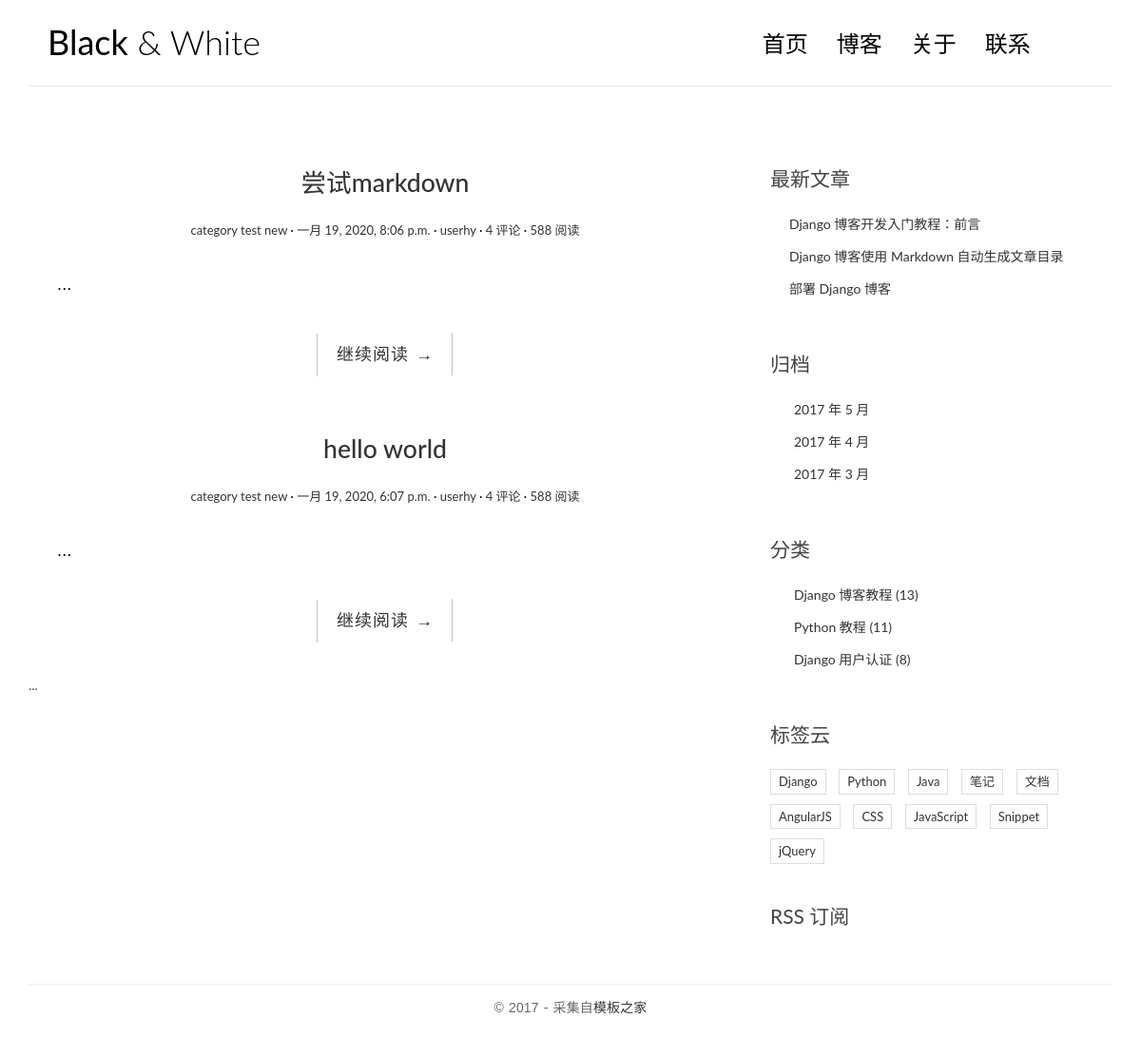
Before: / with the older database file.
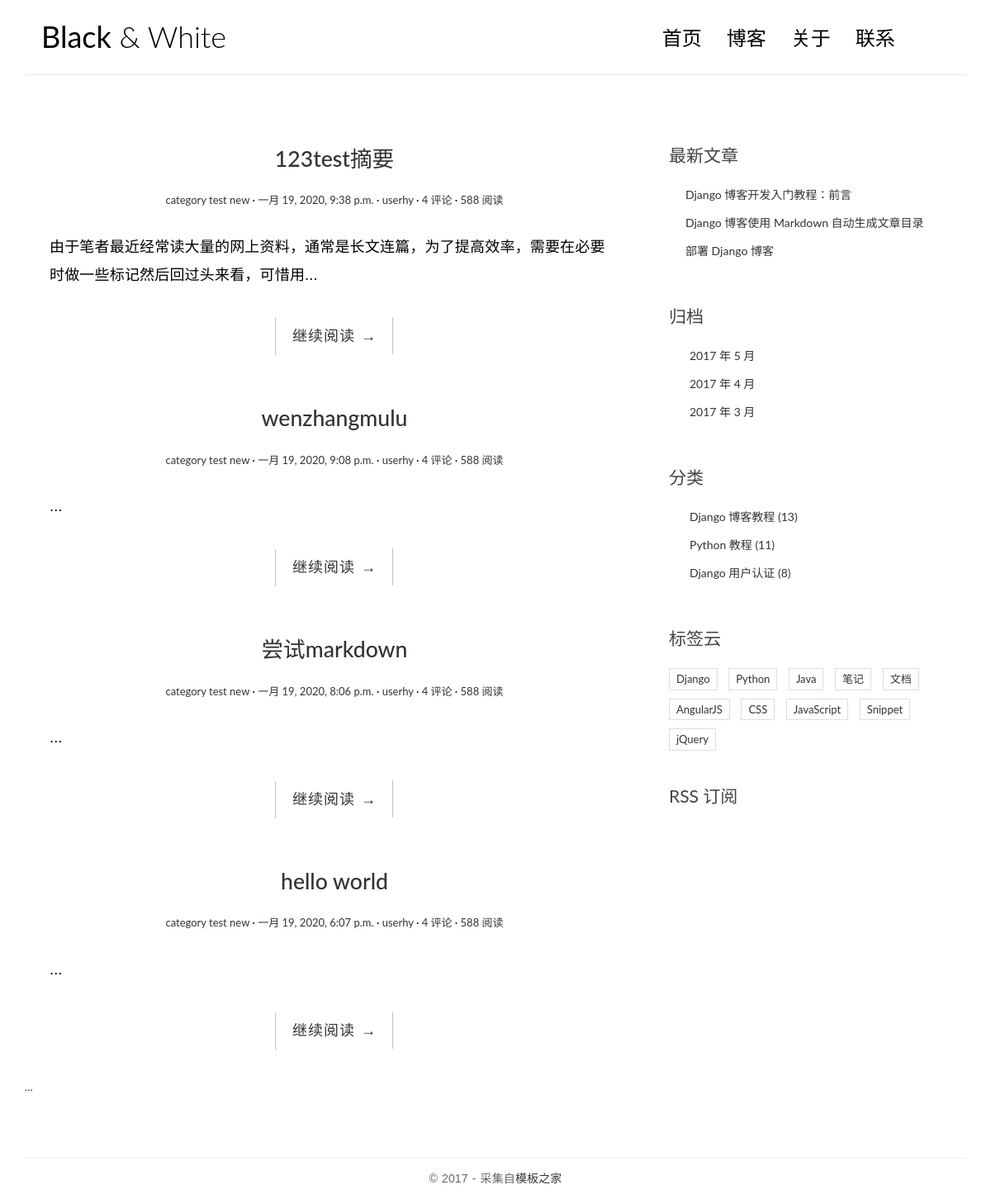
After: the same page with the newer database file.
### blog/models.py (models this page shows, shortened)
class Post(models.Model):
    title = models.CharField('标题', max_length=70)
    body = models.TextField('正文')
    created_time = models.DateTimeField('创建时间', default=timezone.now)
    modified_time = models.DateTimeField('修改时间')
    excerpt = models.CharField('摘要', max_length=200, blank=True)
    category = models.ForeignKey(Category, verbose_name='分类', on_delete=models.CASCADE)
    tags = models.ManyToManyField(Tag, verbose_name='标签', blank=True)
    author = models.ForeignKey(User, verbose_name='作者', on_delete=models.CASCADE)
    def get_absolute_url(self):
        return reverse('blog:detail', kwargs = {'pk': self.pk})
    class Meta:
        verbose_name = '文章'
        verbose_name_plural = verbose_name

class Category(models.Model):
    name = models.CharField(max_length=100)
    class Meta:
        verbose_name = '分类'
        verbose_name_plural = verbose_name

### blog/views.py (the view)
# urls.py: path('', views.index, name='index'),
def index(request):
    post_list = Post.objects.all().order_by('-created_time')
    return render(request, 'blog/index.html', context={'post_list': post_list})

### templates/blog/index.html (shortened to what this page needs)
{% extends 'base.html' %}
{% load static %}
{% block main %}
    {% for post in post_list %}
        <article class="post post-{{ post.pk }}">
            <header class="entry-header">
                <h1 class="entry-title">
                    <a href="{{ post.get_absolute_url }}">{{ post.title }}</a></h1>
                <div class="entry-meta">
                    <span class="post-category"><a href="#">{{ post.category.name }}</a></span>
                    <span class="post-date"><a href="#"><time class="entry-date"
                                                              datetime="{{ post.created_time }}">{{ post.created_time }}</time></a></span>
                    <span class="post-author"><a href="#">{{ post.author }}</a></span>
                    <span class="comments-link"><a href="#">4 评论</a></span>
                    <span class="views-count"><a href="#">588 阅读</a></span>
                </div>
            </header>
            <div class="entry-content clearfix">
                <p>{{ post.excerpt }}...</p>
                <div class="read-more cl-effect-14">
                    <a href="{{ post.get_absolute_url }}" class="more-link">继续阅读 <span
                            class="meta-nav">→</span></a>
                </div>
            </div>
        </article>
    {% empty %}
        <div class="no-post">暂时还没有发布的文章！</div>
    {% endfor %}
    <div class="pagination">
        ...
    </div>
{% endblock main %}

### templates/base.html (shortened to what this page needs)
{% load static %}
<!DOCTYPE html>
<html>
<head>
    <link rel="stylesheet" href="http://code.ionicframework.com/ionicons/2.0.1/css/ionicons.min.css">
    <link rel="stylesheet" href="{% static 'blog/css/bootstrap.min.css' %}">
    <link rel="stylesheet" href="{% static 'blog/css/pace.css' %}">
    <link rel="stylesheet" href="{% static 'blog/css/custom.css' %}">
    <link href="https://cdn.bootcss.com/highlight.js/9.15.8/styles/github.min.css" rel="stylesheet">
</head>
<body>
<div class="container">
    <header id="site-header">
        <div class="row">
            <div class="col-md-4 col-sm-5 col-xs-8">
                <div class="logo">
                    <h1><a href="index.html"><b>Black</b> &amp; White</a></h1>
                </div>
            </div>
            <div class="col-md-8 col-sm-7 col-xs-4">
                <nav class="main-nav" role="navigation">
                    <div class="collapse navbar-collapse" id="bs-example-navbar-collapse-1">
                        <ul class="nav navbar-nav navbar-right">
                            <li class="cl-effect-11"><a href="index.html" data-hover="首页">首页</a></li>
                            <li class="cl-effect-11"><a href="full-width.html" data-hover="博客">博客</a></li>
                            <li class="cl-effect-11"><a href="about.html" data-hover="关于">关于</a></li>
                            <li class="cl-effect-11"><a href="contact.html" data-hover="联系">联系</a></li>
                        </ul>
                    </div>
                </nav>
            </div>
        </div>
    </header>
</div>
<div class="content-body">
    <div class="container">
        <div class="row">
            <main class="col-md-8">
                {% block main %}
                {% endblock main %}
            </main>
            <aside class="col-md-4">
                <div class="widget widget-recent-posts">
                    <h3 class="widget-title">最新文章</h3>
                    <ul>
                        <li>
                            <a href="#">Django 博客开发入门教程：前言</a>
                        </li>
                        <li>
                            <a href="#">Django 博客使用 Markdown 自动生成文章目录</a>
                        </li>
                        <li>
                            <a href="#">部署 Django 博客</a>
                        </li>
                    </ul>
                </div>
                <div class="widget widget-archives">
                    <h3 class="widget-title">归档</h3>
                    <ul>
                        <li>
                            <a href="#">2017 年 5 月</a>
                        </li>
                        <li>
                            <a href="#">2017 年 4 月</a>
                        </li>
                        <li>
                            <a href="#">2017 年 3 月</a>
                        </li>
                    </ul>
                </div>
                <div class="widget widget-category">
                    <h3 class="widget-title">分类</h3>
                    <ul>
                        <li>
                            <a href="#">Django 博客教程 <span class="post-count">(13)</span></a>
                        </li>
                        <li>
                            <a href="#">Python 教程 <span class="post-count">(11)</span></a>
                        </li>
                        <li>
                            <a href="#">Django 用户认证 <span class="post-count">(8)</span></a>
                        </li>
                    </ul>
                </div>
                <div class="widget widget-tag-cloud">
                    <h3 class="widget-title">标签云</h3>
                    <ul>
                        <li>
                            <a href="#">Django</a>
                        </li>
                        <li>
                            <a href="#">Python</a>
                        </li>
                        <li>
                            <a href="#">Java</a>
                        </li>
                        <li>
                            <a href="#">笔记</a>
                        </li>
                        <li>
                            <a href="#">文档</a>
                        </li>
                        <li>
                            <a href="#">AngularJS</a>
                        </li>
                        <li>
                            <a href="#">CSS</a>
                        </li>
                        <li>
                            <a href="#">JavaScript</a>
                        </li>
                        <li>
                            <a href="#">Snippet</a>
                        </li>
                        <li>
                            <a href="#">jQuery</a>
                        </li>
                    </ul>
                </div>
                <div class="rss">
                    <a href=""> RSS 订阅</a>
                </div>
            </aside>
        </div>
    </div>
</div>
<footer id="site-footer">
    <div class="container">
        <div class="row">
            <div class="col-md-12">
                <p class="copyright">&copy 2017 - 采集自<a href="http://www.cssmoban.com/"
                                                        target="_blank" title="模板之家">模板之家</a>
                </p>
            </div>
        </div>
    </div>
</footer>
</body>
</html>

### blog/static/blog/css/custom.css (style rules this page uses)
* { outline: none; }
h1, h2, h3, h4, h5, h6 { margin-top: 0; }
b { font-weight: 400; }
a { color: #333; }
body { color: #444; font-family: 'Lato', sans-serif; }
p { font-family: 'Ubuntu', sans-serif; font-weight: 400; word-spacing: 1px; letter-spacing: 0.01em; }
#site-header { background-color: #FFF; padding: 25px 20px; margin-bottom: 40px; border-bottom: 1px solid #e7e7e7; }
.logo h1 a { color: #000; }
.logo h1 { margin: 0; font-family: 'Lato', sans-serif; font-weight: 300; }
.main-nav { margin-top: 11px; max-width: 95%; }
.main-nav a { color: #000000 !important; padding: 0 0 5px 0 !important; margin-right: 30px; font-family: 'Lato', sans-serif; font-weight: 300; font-size: 24px; }
.cl-effect-11 a { padding: 10px 0; color: #0972b4; text-shadow: none; }
.cl-effect-11 a::before { position: absolute; top: 0; left: 0; overflow: hidden; padding: 0 0 5px 0 !important; max-width: 0; border-bottom: 1px solid #000; color: #000; content: attr(data-hover); white-space: nowrap; -webkit-transition: max-width 0.5s; -moz-transition: max-width 0.5s; transition: max-width 0.5s; }
.content-body { padding-bottom: 4em; }
.post { background: #fff; padding: 30px 30px 0; }
.entry-title { text-align: center; font-size: 1.9em; margin-bottom: 20px; line-height: 1.6; padding: 10px 20px 0; }
.entry-meta { text-align: center; color: #DDDDDD; font-size: 13px; margin-bottom: 30px; }
.entry-content { font-size: 18px; line-height: 1.9; font-weight: 300; color: #000; }
.post-category::after, .post-date::after, .post-author::after, .comments-link::after { content: ' ·'; color: #000; }
.read-more { font-family: 'Ubuntu', sans-serif; font-weight: 400; word-spacing: 1px; letter-spacing: 0.01em; text-align: center; margin-top: 20px; }
.cl-effect-14 a { padding: 0 20px; height: 45px; line-height: 45px; position: relative; display: inline-block; margin: 15px 25px; letter-spacing: 1px; font-weight: 400; text-shadow: 0 0 1px rgba(255, 255, 255, 0.3); }
.cl-effect-14 a::before, .cl-effect-14 a::after { position: absolute; width: 45px; height: 1px; background: #C3C3C3; content: ''; -webkit-transition: all 0.3s; -moz-transition: all 0.3s; transition: all 0.3s; pointer-events: none; }
.cl-effect-14 a::before { top: 0; left: 0; -webkit-transform: rotate(90deg); -moz-transform: rotate(90deg); transform: rotate(90deg); -webkit-transform-origin: 0 0; -moz-transform-origin: 0 0; transform-origin: 0 0; }
.cl-effect-14 a::after { right: 0; bottom: 0; -webkit-transform: rotate(90deg); -moz-transform: rotate(90deg); transform: rotate(90deg); -webkit-transform-origin: 100% 0; -moz-transform-origin: 100% 0; transform-origin: 100% 0; }
.widget { background: #fff; padding: 30px 0 0; }
.widget-title { font-size: 1.5em; margin-bottom: 20px; line-height: 1.6; padding: 10px 0 0; font-weight: 400; }
.widget-recent-posts ul { padding: 0; margin: 0; padding-left: 20px; }
.widget-recent-posts ul li { list-style-type: none; position: relative; line-height: 170%; margin-bottom: 10px; }
.widget-recent-posts ul li::before { content: '\f3d3'; font-family: "Ionicons"; position: absolute; left: -17px; top: 3px; font-size: 16px; color: #000; }
.widget-archives ul { padding: 0; margin: 0; padding-left: 25px; }
.widget-archives ul li { list-style-type: none; position: relative; line-height: 170%; margin-bottom: 10px; }
.widget-archives ul li::before { content: '\f3f3'; font-family: "Ionicons"; position: absolute; left: -25px; top: 1px; font-size: 16px; color: #000; }
.widget-category ul { padding: 0; margin: 0; padding-left: 25px; }
.widget-category ul li { list-style-type: none; position: relative; line-height: 170%; margin-bottom: 10px; }
.widget-category ul li::before { content: '\f3fe'; font-family: "Ionicons"; position: absolute; left: -25px; top: 1px; font-size: 18px; color: #000; }
.widget-tag-cloud ul { padding: 0; margin: 0; margin-right: -10px; }
.widget-tag-cloud ul li { list-style-type: none; font-size: 13px; display: inline-block; margin-right: 10px; margin-bottom: 10px; padding: 3px 8px; border: 1px solid #ddd; }
.rss { font-size: 21px; margin-top: 30px; }
.rss a { color: #444; }
#site-footer { padding-top: 10px; padding: 0 0 1.5em 0; }
.copyright { text-align: center; padding-top: 1em; margin: 0; border-top: 1px solid #eee; color: #666; }

Changed rows visible on the page:
added Post: title "123test摘要", category.name "category test new", created_time "一月 19, 2020, 9:38 p.m.", author "userhy", excerpt "由于笔者最近经常读大量的网上资料，通常是长文连篇，为了提高效率，需要在必要时做一些标记然后回过头来看，可惜用"
added Post: title "wenzhangmulu", category.name "category test new", created_time "一月 19, 2020, 9:08 p.m.", author "userhy"
